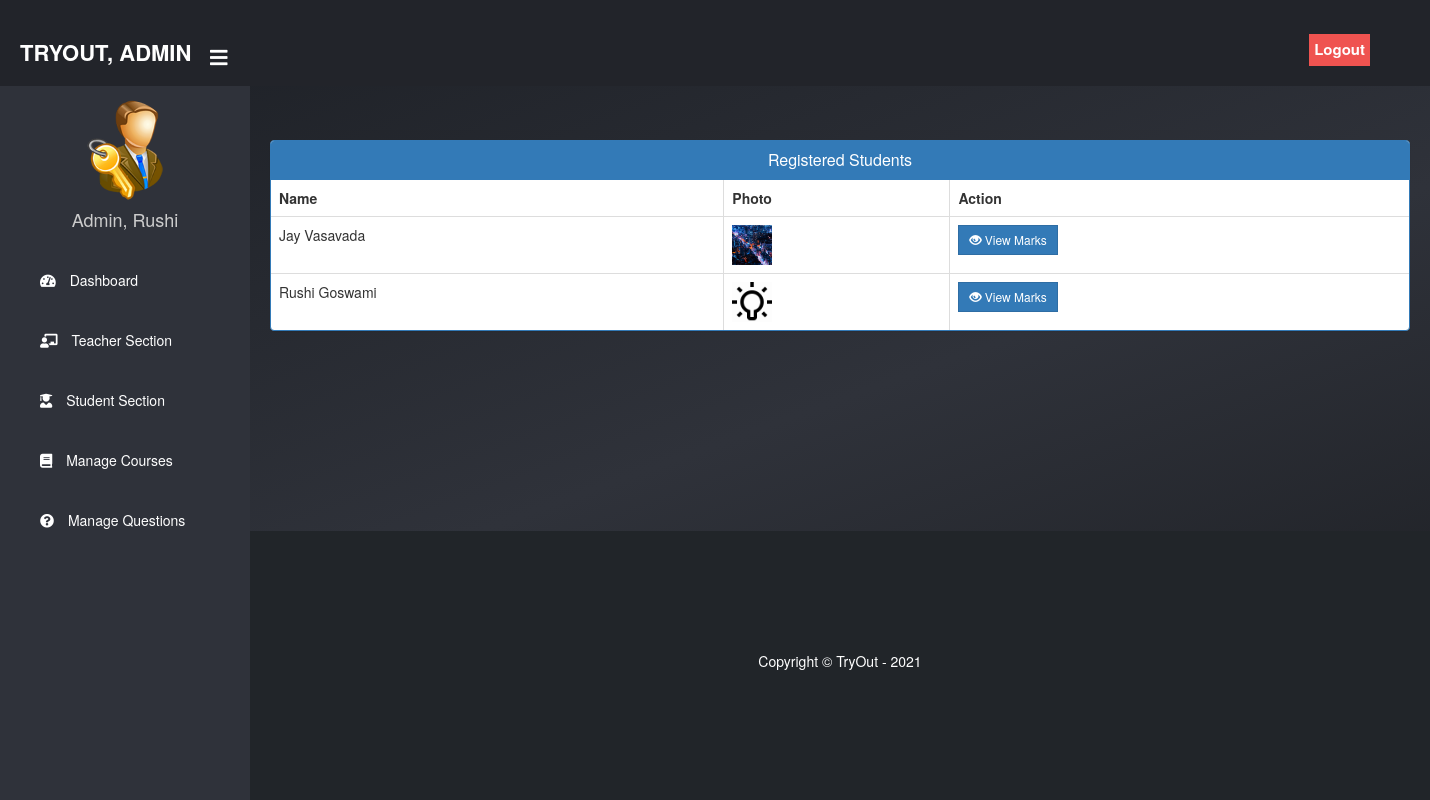
The page /admin-view-student-marks (signed in) on the database its author committed.
### student/models.py (models this page shows, shortened)
class Student(models.Model):
    user=models.OneToOneField(User,on_delete=models.CASCADE)
    profile_pic= models.ImageField(upload_to='profile_pic/Student/',null=True,blank=True)
    address = models.CharField(max_length=40)
    mobile = models.CharField(max_length=20,null=False)
    @property
    def get_name(self):
        return self.user.first_name+" "+self.user.last_name

### exam/views.py (the view)
# urls.py: path('admin-view-student-marks', views.admin_view_student_marks_view,name='admin-view-student-marks'),
@login_required(login_url='adminlogin')
def admin_view_student_marks_view(request):
    students= SMODEL.Student.objects.all()
    return render(request,'exam/admin_view_student_marks.html',{'students':students})

### templates/exam/admin_view_student_marks.html (shortened to what this page needs)
{% extends 'exam/adminbase.html' %}
{% block content %}
{%load static%}
<head>
  <link href="//netdna.bootstrapcdn.com/bootstrap/3.0.0/css/bootstrap.min.css" rel="stylesheet" id="bootstrap-css">
</head>
<br><br>
<div class="container">
  <div class="panel panel-primary">
    <div class="panel-heading">
      <h6 class="panel-title">Registered Students</h6>
    </div>
    <table class="table table-hover table-bordered" id="dev-table">
      <thead>
        <tr>
          <th>Name</th>
          <th>Photo</th>
          <th>Action</th>
        </tr>
      </thead>
      {% for t in students %}
      <tr>
        <td> {{t.get_name}}</td>
        <td> <img src="{% static t.profile_pic.url %}" alt="Profile Pic" height="40px" width="40px" /></td>
        <td><a class="btn btn-primary btn-sm" style="border-radius: 0%;" href="{% url 'admin-view-marks' t.id  %}"><span class="glyphicon glyphicon-eye-open"></span> View Marks</a></td>
      </tr>
      {% endfor %}
    </table>
  </div>
</div>
<br><br><br><br><br><br>
{% endblock content %}

### templates/exam/adminbase.html (shortened to what this page needs)
<!DOCTYPE html>
{% load static %}
<html lang="en" dir="ltr">
	<head>
		<link
			rel="stylesheet"
			href="https://cdnjs.cloudflare.com/ajax/libs/font-awesome/5.12.1/css/all.min.css"
		/>
	</head>
	<body>
		<header>
			<label for="check">
				<i style="left: 210px; margin-top: 17px" class="fas fa-bars" id="sidebar_btn"></i>
			</label>
			<div class="left_area">
				<h3>TryOut, Admin</h3>
			</div>
			<div class="right_area">
				<a href="/logout" class="logout_btn" style="border-radius: 0px">Logout</a>
			</div>
		</header>
		<div class="sidebar">
			<center>
				<img src="{% static "image/admin.png" %}" class="profile_image" alt="">
				<h4>Admin, {{request.user.first_name}}</h4>
			</center>
			<a href="/admin-dashboard">
				<i class="fas fa-tachometer-alt"></i>
				<span>Dashboard</span>
			</a>
			<a href="/admin-teacher">
				<i class="fas fa-chalkboard-teacher"></i>
				<span>Teacher Section</span>
			</a>
			<a href="/admin-student">
				<i class="fas fa-user-graduate"></i>
				<span>Student Section</span>
			</a>
			<a href="/admin-course">
				<i class="fas fa-book"></i>
				<span>Manage Courses</span>
			</a>
			<a href="/admin-question">
				<i class="fas fa-question-circle"></i>
				<span>Manage Questions</span>
			</a>
		</div>
		<div class="content">
			<br />
			<br />
			<br />
			<br />
			<br />
			{% block content %} {% endblock content %}
			<br />
			<br />
			<br />
			{% include "exam/footer.html" %}
		</div>
	</body>
</html>

### templates/exam/adminbase.html (style rules this page uses)
a:link { text-decoration: none; }
body { margin: 0; padding: 0; font-family: 'Gill Sans', sans-serif; }
header { position: fixed; background: #22242a; padding: 20px; width: 100%; z-index: 1; }
.left_area h3 { color: #fff; margin: 0px; text-transform: uppercase; font-size: 22px; font-weight: 900; }
.logout_btn { padding: 5px; background: #ef5350; text-decoration: none; float: right; margin-top: -30px; margin-right: 40px; border-radius: 2px; font-size: 15px; font-weight: 600; color: #fff; transition: 0.5s; }
.sidebar { background: #2f323a; margin-top: 70px; padding-top: 30px; position: fixed; left: 0; width: 250px; height: 100%; transition: 0.5s; transition-property: left; }
.sidebar .profile_image { width: 100px; height: 100px; border-radius: 100px; margin-bottom: 10px; }
.sidebar h4 { color: #ccc; margin-top: 0; margin-bottom: 20px; }
.sidebar a { color: #fff; display: block; width: 100%; line-height: 60px; text-decoration: none; padding-left: 40px; box-sizing: border-box; transition: 0.5s; }
.sidebar i { padding-right: 10px; }
label #sidebar_btn { z-index: 1; color: #fff; position: fixed; cursor: pointer; left: 300px; font-size: 20px; margin: 5px 0; transition: 0.5s; transition-property: color; }
.content { margin-left: 250px; background: linear-gradient(160deg, #1e2127 0%, #2f323a 50%, #1a1c20 100%); background-position: center; background-size: cover; height: 100vh; transition: 0.5s; }

### templates/exam/admin_view_student_marks.html (style rules this page uses)
a:link { text-decoration: none; }
h6 { text-align: center; }

### rows shown on the page
Student: get_name "Jay Vasavada", profile_pic (picture)
Student: get_name "Rushi Goswami", profile_pic (picture)

### other values the page prints
{{ request.user.first_name }} "Rushi"
